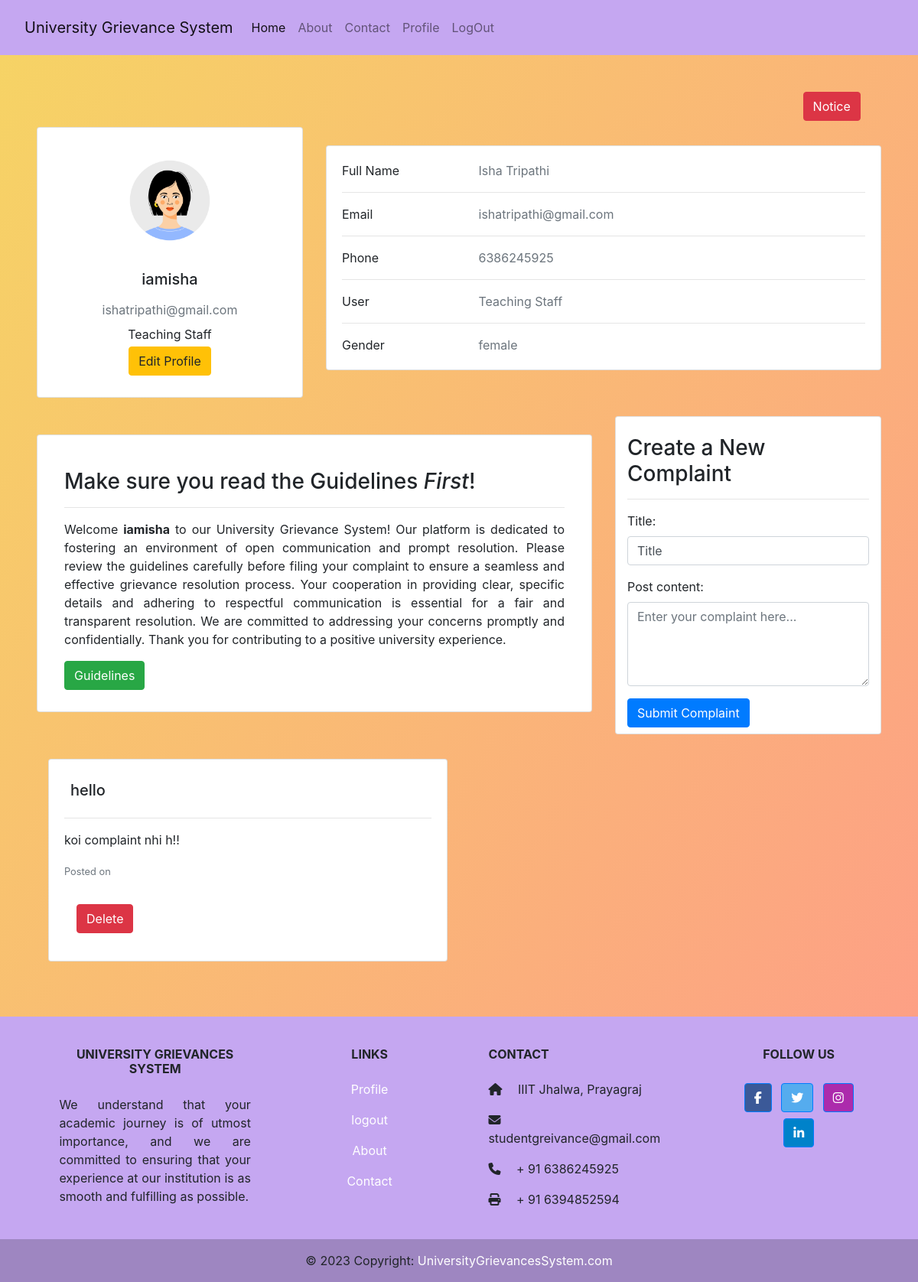
The app's page /profile/ (signed in) with its own data.
### grievance/models.py (models this page shows, shortened)
class UserData(models.Model):
    user = models.OneToOneField(User, on_delete=models.CASCADE)
    phone_number=models.CharField(max_length=10)
    gender = models.CharField(max_length=20)
    user_type=models.CharField(max_length=20)

class Complaint(models.Model):
    user = models.ForeignKey(User, on_delete=models.CASCADE,default=None)
    title=models.CharField(max_length=50, default='Title', validators=[validate_title])
    post_content = models.TextField()

### grievance/views.py (the view)
# urls.py: path('profile/',views.profile, name='profile'),
@login_required
def profile(request):
    try:
        user_data = UserData.objects.get(user=request.user)
    except UserData.DoesNotExist:
        user_data = None
    if request.method == 'POST':
        complaint_form = ComplaintForm(request.POST)
        if complaint_form.is_valid():
            complaint = complaint_form.save(commit=False)
            complaint.user = request.user
            complaint.created_at = timezone.now()
            complaint.save()
    else:
        complaint_form = ComplaintForm()
    user_complaints = Complaint.objects.filter(user=request.user)
    context = {
        'user_data': user_data,
        'complaint_form': complaint_form,
        'user_complaints': user_complaints,
    }
    return render(request, 'authenticate/userdashboard.html', context)

### grievance/forms.py
class ComplaintForm(forms.ModelForm):
    class Meta:
        model = Complaint
        fields = ['title','post_content']
        widgets = {
            'title': forms.TextInput(attrs={'class': 'form-control', 'rows': 4, 'placeholder': 'Title'}),
            'post_content': forms.Textarea(attrs={'class': 'form-control', 'rows': 4, 'placeholder': 'Enter your complaint here...'})
            }

### template/authenticate/userdashboard.html (shortened to what this page needs)
{% extends 'base.html' %} {% load static %} {% block body %}
 {% if user.is_authenticated %}
<section
  class="p-5"
  style="
   background-image: linear-gradient(120deg, #f6d365 0%, #fda085 100%);
  "
>
<div style="margin-left: 90%;">
  <a href="/notice" class="btn btn-danger ml-2 mb-2">Notice</a>
</div>
  <div class="row">
    <div class="col-lg-4">
      <div class="card mb-4">
        <div class="card-body text-center">
          <img
            src="{% if user_data.gender == 'male' %}{% static 'img/male.jpg' %}{% else %}{% static 'img/female.jpg' %}{% endif %}"
            alt="avatar"
            class="rounded-circle img-fluid"
            style="width: 150px"
          />
          <h5 class="my-3">{{ user_data.user.username }}</h5>
          <p class="text-muted mb-2">{{ user_data.user.email }}</p>
          <p class="mb-1">{{ user_data.user_type }}</p>
          <div class="d-flex justify-content-center mb-2">
            <button type="button" class="btn btn-warning">Edit Profile</button>
          </div>
        </div>
      </div>
    </div>
    <div class="col-lg-8 mt-lg-4">
      <div class="card mb-4">
        <div class="card-body">
          <div class="row">
            <div class="col-sm-3">
              <p class="mb-0">Full Name</p>
            </div>
            <div class="col-sm-9">
              <p class="text-muted mb-0">
                {{ user_data.user.first_name }} {{ user_data.user.last_name }}
              </p>
            </div>
          </div>
          <hr />
          <div class="row">
            <div class="col-sm-3">
              <p class="mb-0">Email</p>
            </div>
            <div class="col-sm-9">
              <p class="text-muted mb-0">{{ user_data.user.email }}</p>
            </div>
          </div>
          <hr />
          <div class="row">
            <div class="col-sm-3">
              <p class="mb-0">Phone</p>
            </div>
            <div class="col-sm-9">
              <p class="text-muted mb-0">{{ user_data.phone_number }}</p>
            </div>
          </div>
          <hr />
          <div class="row">
            <div class="col-sm-3">
              <p class="mb-0">User</p>
            </div>
            <div class="col-sm-9">
              <p class="text-muted mb-0">{{ user_data.user_type }}</p>
            </div>
          </div>
          <hr />
          <div class="row">
            <div class="col-sm-3">
              <p class="mb-0">Gender</p>
            </div>
            <div class="col-sm-9">
              <p class="text-muted mb-0">{{ user_data.gender }}</p>
            </div>
          </div>
        </div>
      </div>
    </div>
  </div>
  <div class="row">
    <div class="col-lg-8 mt-lg-4">
      <div class="card mb-4 mb-lg-0">
        <div class="card-body ">
          <div class="container mt-4">
            <h3>Make sure you read the Guidelines <em>First</em>!</h3>
            <hr />
            <p class="card-text text-justify ">Welcome <b>{{ user_data.user.username }}</b> to our University Grievance System! Our platform is dedicated to fostering an environment of open communication and prompt resolution. Please review the guidelines carefully before filing your complaint to ensure a seamless and effective grievance resolution process. Your cooperation in providing clear, specific details and adhering to respectful communication is essential for a fair and transparent resolution. We are committed to addressing your concerns promptly and confidentially. Thank you for contributing to a positive university experience.
            </p>
            <a href="/guidelines" class="btn btn-success mb-2">Guidelines</a>
          </div>
        </div>
      </div>
    </div>
    <div class="col-lg-4">
      <div class="card mb-4 mb-lg-0">
        <div class="card-body p-0">
          <div class="container mt-4">
            <h3>Create a New Complaint</h3>
            <hr />
            <form method="post" action="">
              {% csrf_token %} {{ complaint_form.as_p}}
              <input
                type="submit"
                class="btn btn-primary mb-2"
                value="Submit Complaint"
              />
            </form>
          </div>
        </div>
      </div>
    </div>
  </div>
  <div class="container mt-4">
    {% if user_complaints %}
    {% for complaint in user_complaints %}
    {% if forloop.counter0|divisibleby:2 %}
    <div class="row">
      {% endif %}
      <div class="col-lg-6 mt-2">
        <div class="card mb-4">
          <div class="card-body">
            <h5 class="card-title p-2">{{ complaint.title }}</h5>
            <hr />
            <p class="card-text">{{ complaint.post_content }}</p>
            <p class="card-text">
              <small class="text-muted"
                >Posted on {{ complaint.created_at }}</small
              >
            </p>
            <a href="" class="btn btn-danger m-3">Delete</a>
          </div>
        </div>
      </div>
      {% if forloop.counter|divisibleby:2 or forloop.last %}
    </div>
    {% endif %}
    {% endfor %}
  </div>
  {% endif %}
</section>
{% else %}
<div class="container alert alert-danger" role="alert">
  <img src="{% static 'img/pnf.png'%}" alt="" class="img-fluid" />
</div>
{% endif %}
 {% endblock %}

### static/css/style.css (style rules this page uses)
body { background-color: rgb(158, 197, 254); ; }

### records on screen
UserData: user.username "iamisha", user.email "ishatripathi@gmail.com", user_type "Teaching Staff", user.first_name "Isha", user.last_name "Tripathi", phone_number "6386245925", gender "female"
Complaint: title "hello", post_content "koi complaint nhi h!!"
